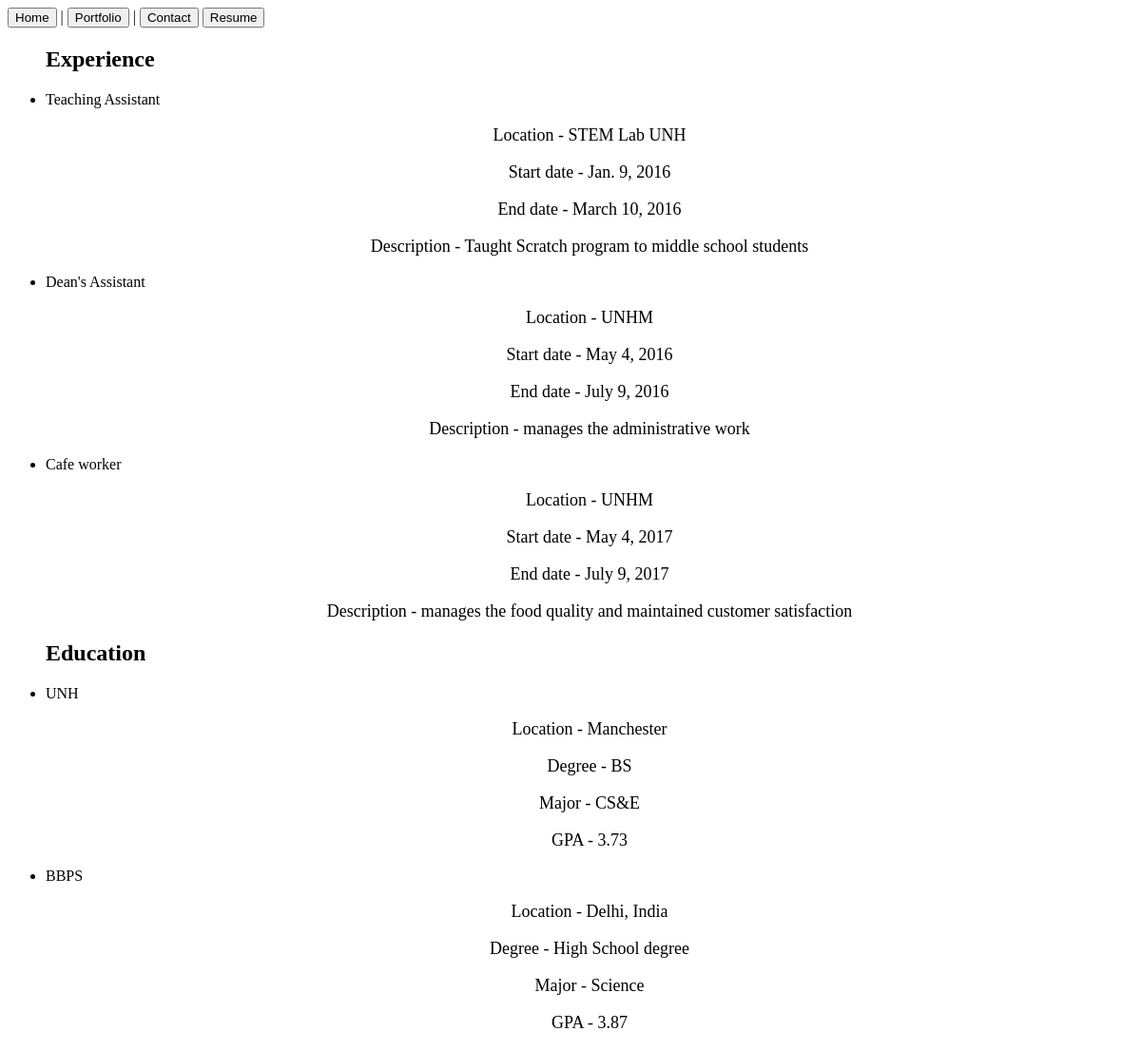
/resume/portfolio/, run on an earlier commit of the app's database.
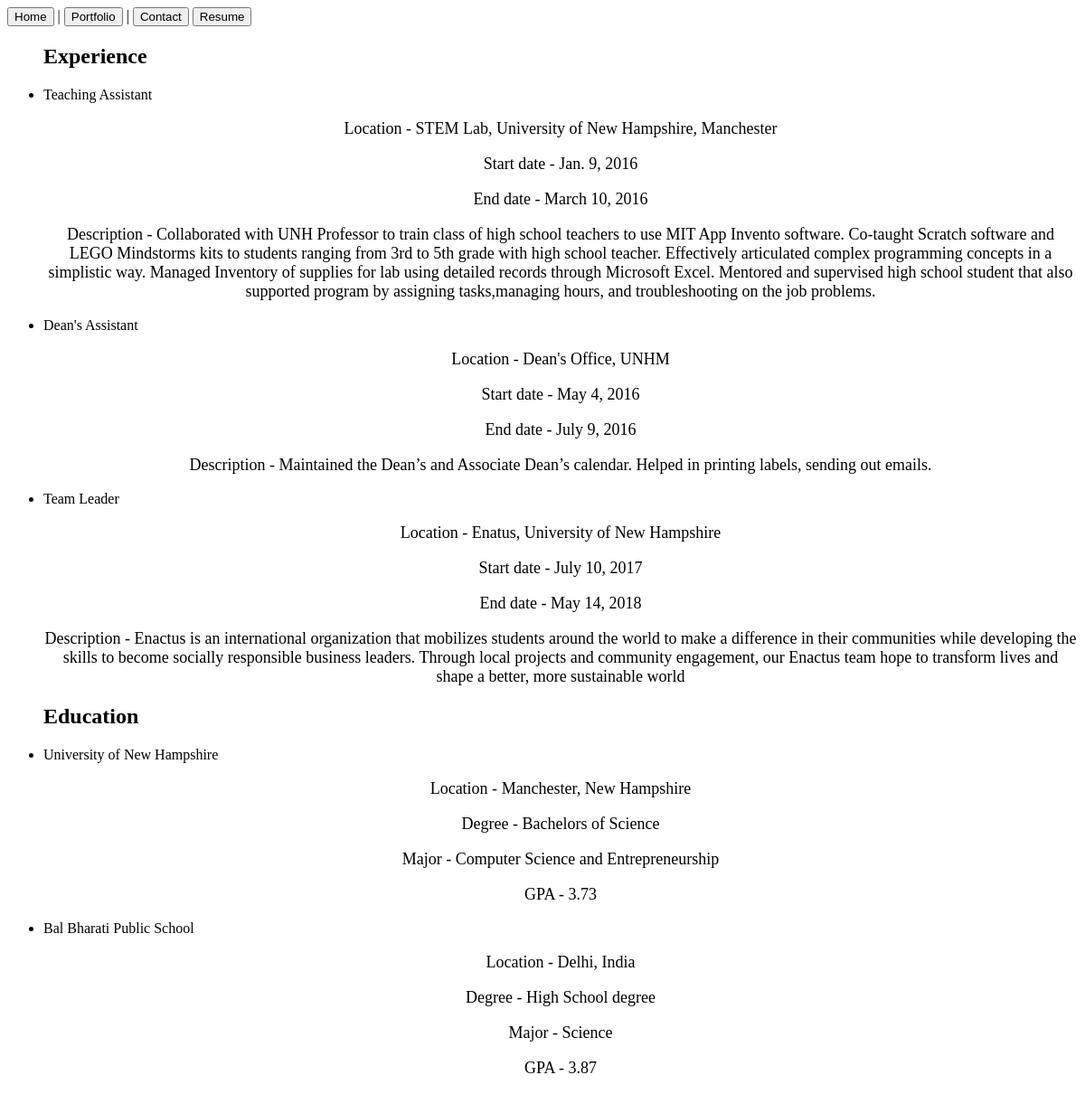
And on a later commit of the database.
### resume/models.py (models this page shows, shortened)
class Experience(models.Model):
    title = models.CharField(max_length=64, null=False, blank=False)
    location = models.CharField(max_length=64, null=False, blank=False)
    start_date = models.DateField()
    end_date = models.DateField()
    description = models.TextField()

class Education(models.Model):
    instituition_name = models.CharField(max_length=100,null=False,blank=False)
    location = models.CharField(max_length=100,null=False,blank=False)
    degree = models.CharField(max_length=100,null=False,blank=False)
    major = models.CharField(max_length=100,null=False,blank=False)
    gpa = models.FloatField()

### resume/views.py (the view)
# urls.py: path('portfolio/', views.portfolio, name='portfolio'),
def portfolio(request):
    qs = Experience.objects.all()
    eduqs = Education.objects.all()
    context = {'Experience' : qs, 'Education' : eduqs}
    return render(request,'resume/portfolio.html',context)

### resume/templates/resume/portfolio.html
{% extends 'base.html' %}
{% block content %}
    {% if Experience %}
      <ul>
        <h2 class="head">Experience</h2>
        {% for Experience in Experience %}
          <li>{{Experience.title}}</li>
            <p>Location - {{Experience.location}}</p>
            <p>Start date - {{Experience.start_date}}</p>
            <p>End date - {{Experience.end_date}}</p>
            <p>Description - {{Experience.description}}</p>
        {% endfor %}
      </ul>
    {% else %}
      <h1>No Experience found!</h1>
    {% endif %}
    {% if Education %}
      <ul>
        <h2 class="head">Education</h2>
        {% for Education in Education %}
          <li>{{Education.instituition_name}}</li>
            <p>Location - {{Education.location}}</p>
            <p>Degree - {{Education.degree}}</p>
            <p>Major - {{Education.major}}</p>
            <p>GPA - {{Education.gpa}}</p>
        {% endfor %}
      </ul>
    {% else %}
      <h1>No Education found!</h1>
    {% endif %}
{% endblock %}

### templates/base.html (shortened to what this page needs)
{% load static %}
<!DOCTYPE html>
<html>
  <head>
    <link rel='stylesheet' href="{% static 'css/style.css' %}" />
  </head>
  <body>
    <nav>
      <a href = "{% url 'home' %}"><button>Home</button></a> |
      <a href = "{% url 'resume:portfolio' %}"><button>Portfolio</button></a> |
      <a href = "{% url 'contact' %}"><button>Contact</button></a>
      <a href = "{% url 'resume' %}"><button>Resume</button></a>
    </nav>
    {% block content %}
    {% endblock %}
  </body>
</html>

### static/css/style.css (style rules this page uses)
p { text-align: center; font-family: Garamond, serif; font-size: 18px; }
a { text-decoration: none; color: #3D59AB; font-family: Verdana, sans-serif; }

What changed in the data, as far as the page shows it:
removed Experience: title "Cafe worker", location "UNHM", start_date "May 4, 2017", end_date "July 9, 2017", description "manages the food quality and maintained customer satisfaction"
changed Experience "Teaching Assistant": location "STEM Lab UNH" → "STEM Lab, University of New Hampshire, Manchester"; description "Taught Scratch program to middle school students" → "Collaborated with UNH Professor to train class of high school teachers to use MIT App Invento software. Co-taught Scratch software and LEGO Mindstorms kits to students ranging from 3rd to 5th grade with high school teacher. Effectively articulated complex programming concepts in a simplistic way. Managed Inventory of supplies for lab using detailed records through Microsoft Excel. Mentored and supervised high school student that also supported program by assigning tasks,managing hours, and troubleshooting on the job problems."
changed Experience "Dean's Assistant": location "UNHM" → "Dean's Office, UNHM"; description "manages the administrative work" → "Maintained the Dean’s and Associate Dean’s calendar. Helped in printing labels, sending out emails."
added Experience: title "Team Leader", location "Enatus, University of New Hampshire", start_date "July 10, 2017", end_date "May 14, 2018", description "Enactus is an international organization that mobilizes students around the world to make a difference in their communities while developing the skills to become socially responsible business leaders. Through local projects and community engagement, our Enactus team hope to transform lives and shape a better, more sustainable world"
changed Education: instituition_name "UNH" → "University of New Hampshire"; location "Manchester" → "Manchester, New Hampshire"; degree "BS" → "Bachelors of Science"; major "CS&E" → "Computer Science and Entrepreneurship"
changed Education "Delhi, India": instituition_name "BBPS" → "Bal Bharati Public School"
